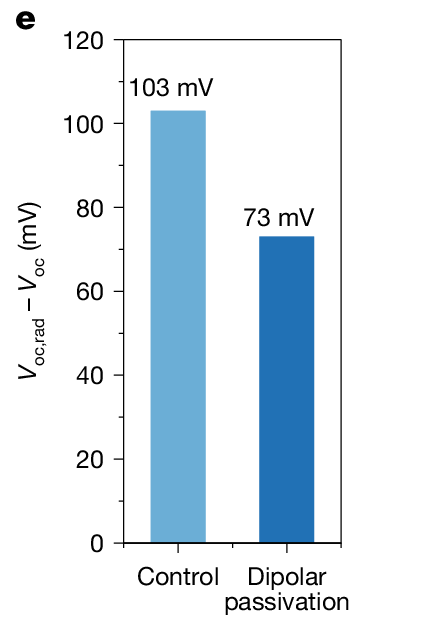

The Python source for this figure:
import matplotlib.pyplot as plt
import numpy as np

# --- Data Simulation ---
# Bar Chart
vals = [103, 73]
labels = ['Control', 'Dipolar
passivation']
colors = ['#77AADD', '#115599']

# --- Plotting ---
fig, ax = plt.subplots(figsize=(3, 5), dpi=150)

bars = ax.bar([0, 1], vals, color=colors, width=0.5)

# Value Labels
ax.text(0, 105, '103 mV', ha='center', fontsize=12)
ax.text(1, 75, '73 mV', ha='center', fontsize=12)

# Styling
ax.set_ylabel(r'$V_{
m oc,rad} - V_{
m oc}$ (mV)', fontsize=14)
ax.set_xticks([0, 1])
ax.set_xticklabels(labels, fontsize=12)
ax.set_ylim(0, 120)

# Ticks
ax.tick_params(direction='in', top=False, right=False)

plt.tight_layout()
plt.show()
